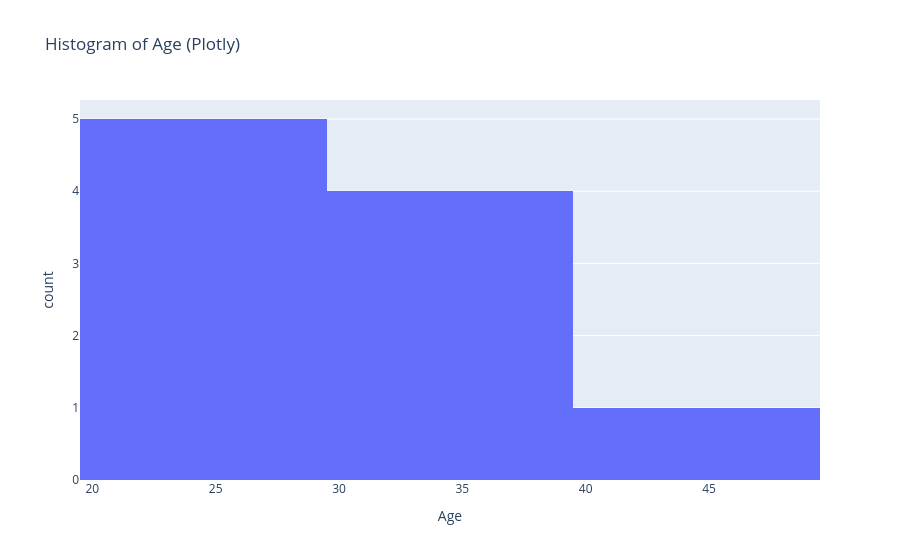

Notebook code for this chart:
### Code cell
# plotly

fig = px.histogram(Employee, x='Age', title='Histogram of Age (Plotly)')
fig.show()

### Figure 1 — Plotly figure (JSON) as saved in the notebook; plotly's stock layout.template omitted (floating-point values rounded to 4 significant figures)
{"data": [{"bingroup": "x", "hovertemplate": "Age=%{x}<br>count=%{y}<extra></extra>", "legendgroup": "", "marker": {"color": "#636efa", "pattern": {"shape": ""}}, "name": "", "orientation": "v", "showlegend": false, "type": "histogram", "x": [25.0, 30.0, 22.0, 25.0, 45.0, 29.0, NaN, 34.0, 38.0, 26.0, 30.0], "xaxis": "x", "yaxis": "y"}], "layout": {"barmode": "relative", "legend": {"tracegroupgap": 0}, "title": {"text": "Histogram of Age (Plotly)"}, "xaxis": {"anchor": "y", "domain": [0, 1], "title": {"text": "Age"}}, "yaxis": {"anchor": "x", "domain": [0, 1], "title": {"text": "count"}}}}
